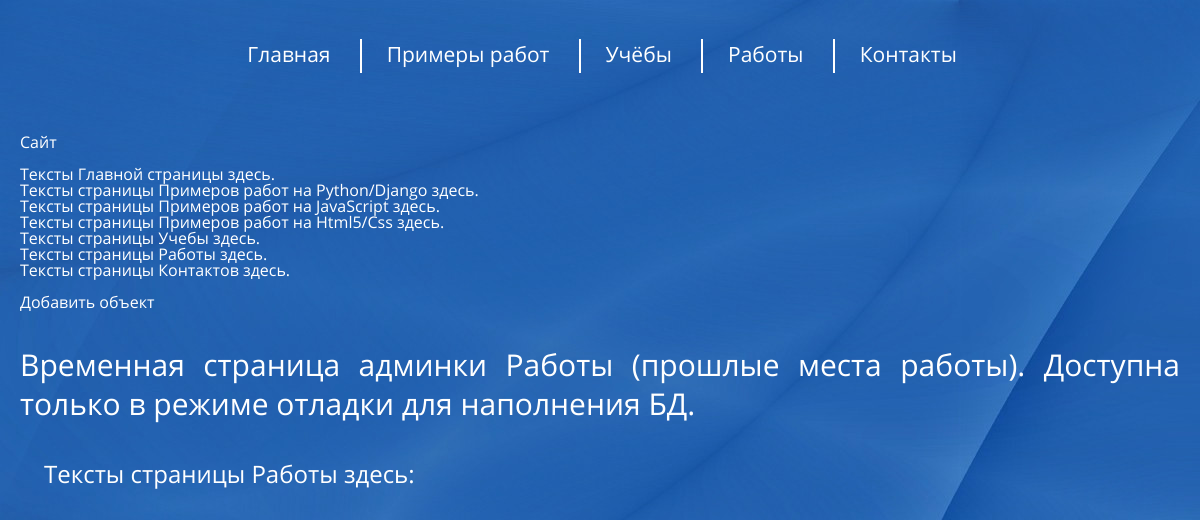
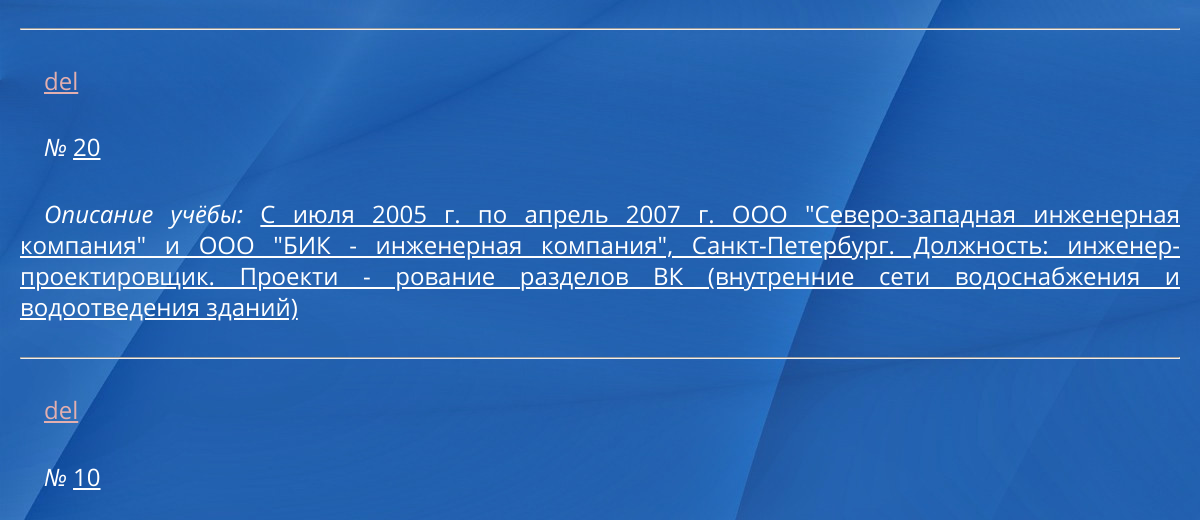
Before: /portfolio/2017_portfolio/admin_works/ (upper part) with the older database file (2 pictures, top to bottom).
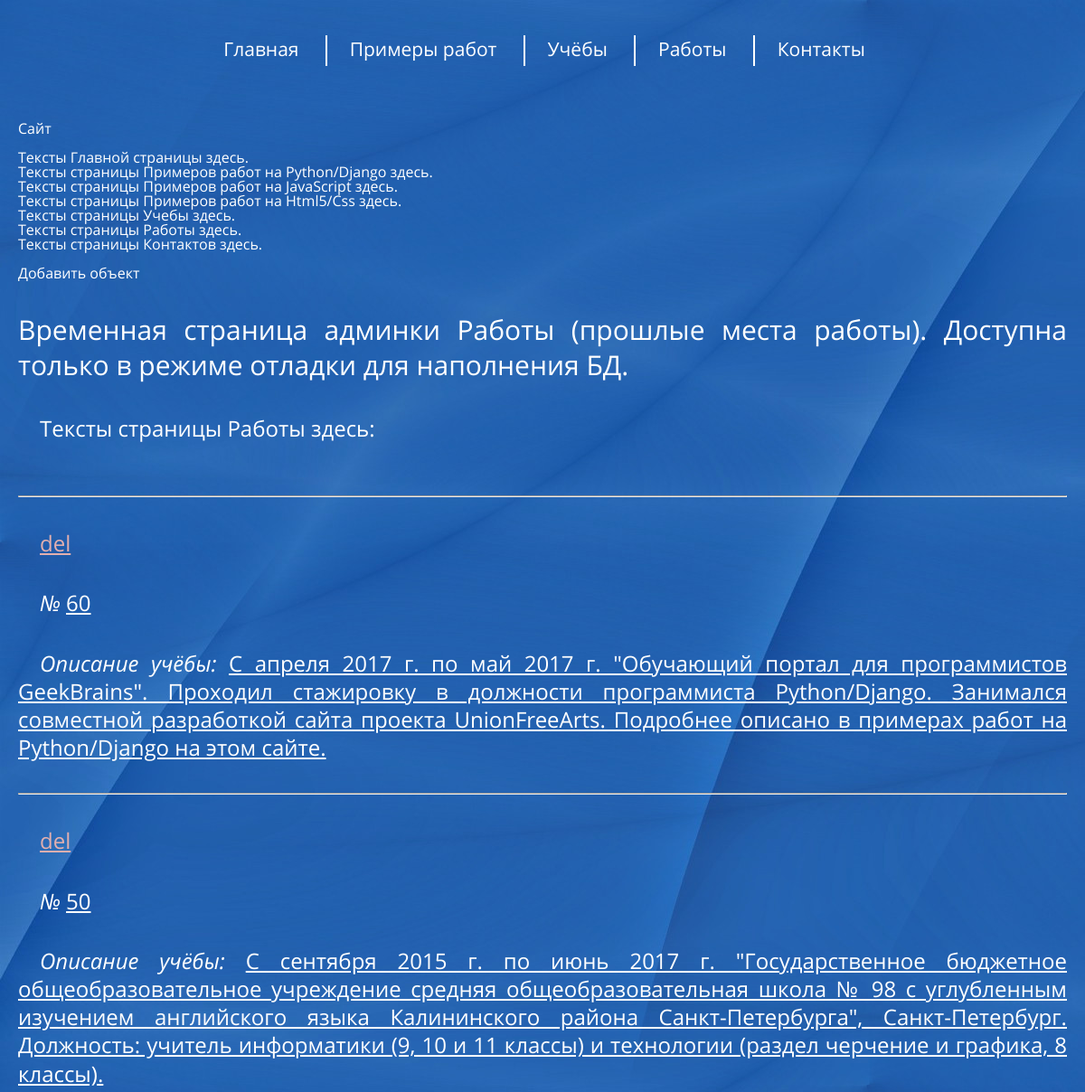
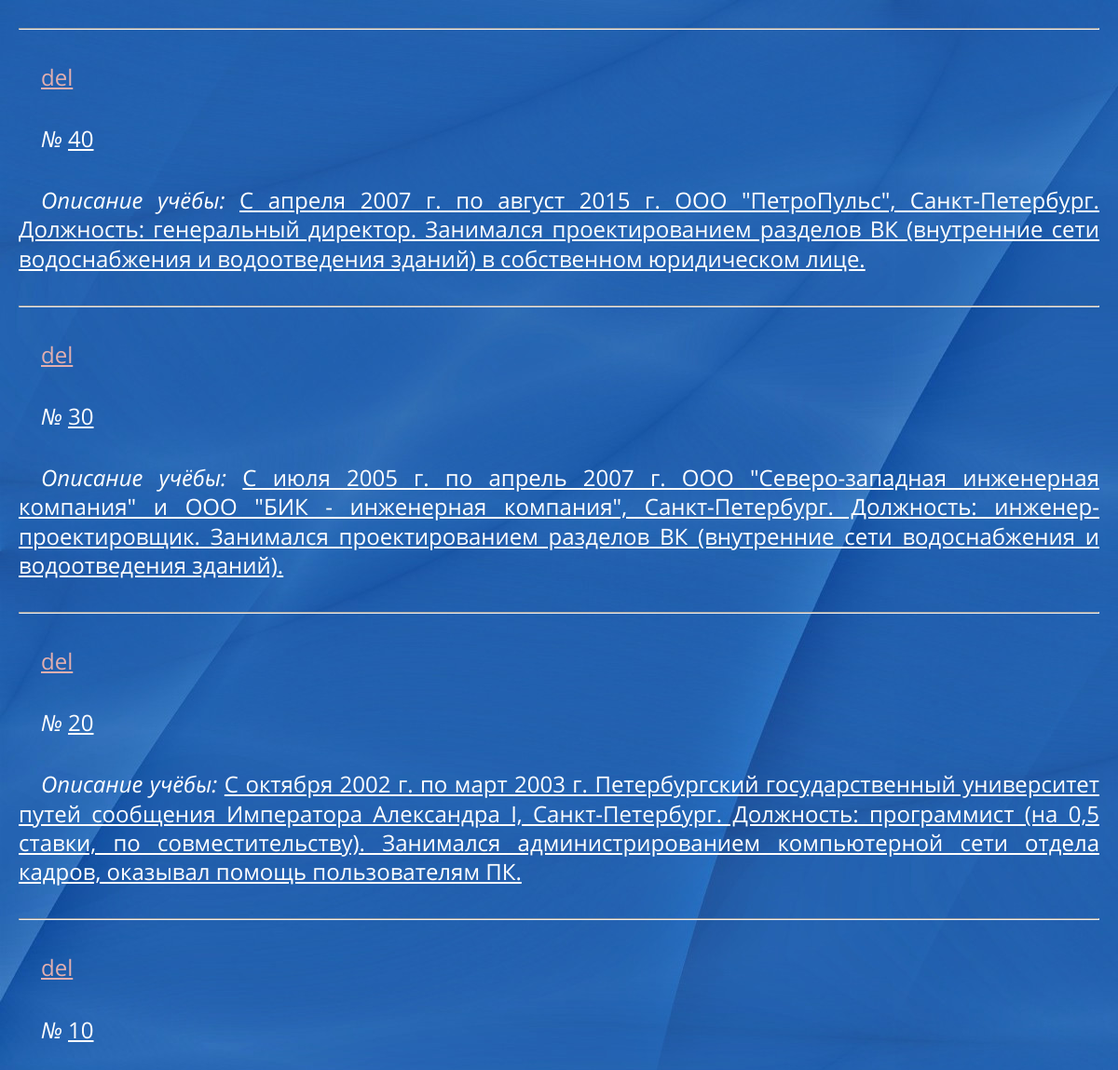
After: the same page with the newer database file (2 pictures, top to bottom).
### app_main/models_works.py (models this page shows, shortened)
class Works(models.Model):
    ordinal = models.PositiveSmallIntegerField(
        blank=False,
        null=False,
        db_index=True,
        unique=True,
        help_text='Порядковый номер объекта на странице',
        verbose_name='Порядковый номер объекта на странице',
        )
    text = models.TextField(
        blank=False,
        null=False,
        db_index=False,
        unique=False,
        help_text='Описание места работы',
        verbose_name='Описание места работы',
        )

### app_admin_debug/views_admin_works_pages.py (the view)
class AdminWorksListView(ListView):
    queryset = Works.objects.order_by('ordinal').reverse()
    template_name = 'admin_works.html'

### app_admin_debug/templates/admin_works.html (shortened to what this page needs)
{% extends "base.html" %}
{% block content  %}
    {% include 'admin_menu.html' %}
    <br>
    <br><a href="{% url 'admin_works-add' %}">Добавить объект</a>
    <br>
    <h1>Временная страница админки Работы (прошлые места работы). Доступна только в режиме отладки для наполнения БД.</h1>
    <p>Тексты страницы Работы здесь:</p>
    <br>
    {% for obj in object_list %}
        <hr>
        <p><a style="color:#e2afaf;" href="{% url 'admin_works-del' obj.id%}">del</a></p>
<p><i>№</i> <a href="{% url 'admin_works-update' obj.id%}">{{obj.ordinal}}</a></p>
<p><i>Описание учёбы:</i> <a href="{% url 'admin_works-update' obj.id%}">{{obj.text}}</a></p>
    {% endfor %}
{% endblock %}

Changed rows visible on the page:
added Works: ordinal "60", text "С апреля 2017 г. по май 2017 г. \"Обучающий портал для программистов GeekBrains\". Проходил стажировку в должности программиста Python/Django. Занимался совместной разработкой сайта проекта UnionFreeArts. Подробнее описано в примерах работ на Python/Django на этом сайте."
added Works: ordinal "50", text "С сентября 2015 г. по июнь 2017 г. \"Государственное бюджетное общеобразовательное учреждение средняя общеобразовательная школа № 98 с углубленным изучением английского языка Калининского района Санкт-Петербурга\", Санкт-Петербург. Должность: учитель информатики (9, 10 и 11 классы) и технологии (раздел черчение и графика, 8 классы)."
added Works: ordinal "40", text "С апреля 2007 г. по август 2015 г. ООО \"ПетроПульс\", Санкт-Петербург. Должность: генеральный директор. Занимался проектированием разделов ВК (внутренние сети водоснабжения и водоотведения зданий) в собственном юридическом лице."
changed Works: ordinal "20" → "30"; text "…компания\", Санкт-Петербург. Должность: инженер-проектировщик. Проекти - рование разделов ВК (внутренние сети водоснабжения и водоотведения зданий)" → "…компания\", Санкт-Петербург. Должность: инженер-проектировщик. Занимался проектированием разделов ВК (внутренние сети водоснабжения и водоотведения зданий)."
added Works: ordinal "20", text "С октября 2002 г. по март 2003 г. Петербургский государственный университет путей сообщения Императора Александра I, Санкт-Петербург. Должность: программист (на 0,5 ставки, по совместительству). Занимался администрированием компьютерной сети отдела кадров, оказывал помощь пользователям ПК."
